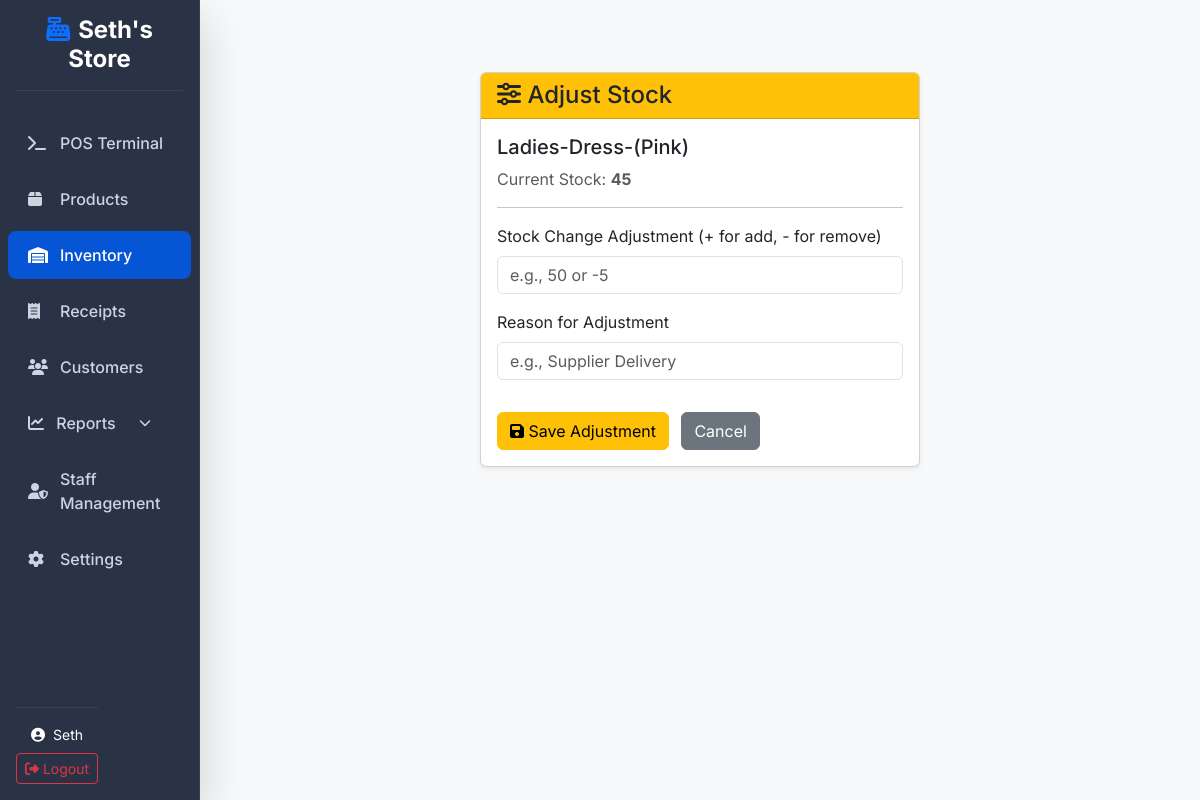
/inventory/adjust/1/ (signed in), run on the app's committed database.
### accounts/models.py (models this page shows, shortened)
class User(AbstractUser):
    ROLE_CHOICES = (
        ('admin', 'Administrator'),
        ('manager', 'Manager'),
        ('cashier', 'Cashier'),
    )
    role = models.CharField(max_length=20, choices=ROLE_CHOICES, default='cashier')

### products/models.py (models this page shows, shortened)
class Product(models.Model):
    product_name = models.CharField(max_length=200)
    category = models.ForeignKey(Category, on_delete=models.SET_NULL, null=True, blank=True)
    price = models.DecimalField(max_digits=10, decimal_places=2)
    cost_price = models.DecimalField(max_digits=10, decimal_places=2, default=0.00, help_text="Cost of goods sold for profit calculation")
    stock_quantity = models.IntegerField(default=0)
    reorder_level = models.IntegerField(default=10, help_text="Minimum stock level before reordering is required")
    barcode = models.CharField(max_length=100, unique=True, null=True, blank=True)
    supplier = models.CharField(max_length=200, null=True, blank=True)
    image = models.ImageField(upload_to='product_images/', null=True, blank=True)

### inventory/views.py (the view, shortened to what this page needs)
# urls.py: path('adjust/<int:product_id>/', views.adjust_stock, name='adjust'),
@login_required
@role_required(['admin'])
def adjust_stock(request, product_id):
    product = get_object_or_404(Product, pk=product_id)
    return render(request, 'inventory/adjust.html', {'product': product})

### templates/inventory/adjust.html (shortened to what this page needs)
{% extends 'base.html' %}
{% block content %}
<div class="row justify-content-center">
    <div class="col-md-6">
        <div class="card shadow-sm mt-4">
            <div class="card-header bg-warning">
                <h4 class="mb-0 text-dark"><i class="fas fa-sliders-h"></i> Adjust Stock</h4>
            </div>
            <div class="card-body">
                <h5 class="card-title">{{ product.product_name }}</h5>
                <p class="text-muted">Current Stock: <strong>{{ product.stock_quantity }}</strong></p>
                <hr>
                <form method="post">
                    <div class="mb-3">
                        <label class="form-label">Stock Change Adjustment (+ for add, - for remove)</label>
                        <input type="number" name="adjustment" class="form-control" required
                            placeholder="e.g., 50 or -5">
                    </div>
                    <div class="mb-3">
                        <label class="form-label">Reason for Adjustment</label>
                        <input type="text" name="reason" class="form-control" required
                            placeholder="e.g., Supplier Delivery">
                    </div>
                    <button type="submit" class="btn btn-warning mt-3"><i class="fas fa-save"></i> Save
                        Adjustment</button>
                    <a href="{% url 'inventory:list' %}" class="btn btn-secondary mt-3 ms-2">Cancel</a>
                </form>
            </div>
        </div>
    </div>
</div>
{% endblock %}

### templates/base.html (shortened to what this page needs)
<!DOCTYPE html>
{% load static %}
<html lang="en">
<head>
    <link href="https://cdn.jsdelivr.net/npm/bootstrap@5.3.0/dist/css/bootstrap.min.css" rel="stylesheet">
    <link rel="stylesheet" href="https://cdnjs.cloudflare.com/ajax/libs/font-awesome/6.4.0/css/all.min.css">
    <link rel="stylesheet" href="{% static 'css/modern-pos.css' %}">
</head>
<body>
    {% if user.is_authenticated %}
    <div class="container-fluid p-0">
        <div class="row g-0">
            <nav class="col-md-3 col-lg-2 d-md-block sidebar collapse shadow-lg glass-panel z-3">
                <div class="sidebar-sticky pt-3">
                    <div class="px-3 mb-4 text-center">
                        <h4 class="text-white fw-bold"><i class="fas fa-cash-register me-2 text-primary"></i>Seth's
                            Store
                        </h4>
                        <hr class="text-secondary opacity-25">
                    </div>
                    <ul class="nav flex-column px-2">
                        <li class="nav-item">
                            <a class="nav-link {% if request.resolver_match.url_name == 'pos' %}active{% endif %}"
                                href="{% url 'sales:pos' %}">
                                <i class="fas fa-terminal"></i> POS Terminal
                            </a>
                        </li>
                        <li class="nav-item">
                            <a class="nav-link {% if 'products' in request.path %}active{% endif %}"
                                href="{% url 'products:list' %}">
                                <i class="fas fa-box"></i> Products
                            </a>
                        </li>
                        <li class="nav-item">
                            <a class="nav-link {% if 'inventory' in request.path %}active{% endif %}"
                                href="{% url 'inventory:list' %}">
                                <i class="fas fa-warehouse"></i> Inventory
                            </a>
                        </li>
                        <li class="nav-item">
                            <a class="nav-link {% if 'receipts' in request.path %}active{% endif %}"
                                href="{% url 'sales:receipts' %}">
                                <i class="fas fa-receipt"></i> Receipts
                            </a>
                        </li>
                        <li class="nav-item">
                            <a class="nav-link {% if 'customers' in request.path %}active{% endif %}"
                                href="{% url 'customers:list' %}">
                                <i class="fas fa-users"></i> Customers
                            </a>
                        </li>
                        <li class="nav-item">
                            <a class="nav-link {% if 'reports' in request.path %}active{% endif %} d-flex align-items-center justify-content-between"
                                data-bs-toggle="collapse" href="#reportsMenu" role="button"
                                aria-expanded="{% if 'reports' in request.path %}true{% else %}false{% endif %}"
                                aria-controls="reportsMenu">
                                <span><i class="fas fa-chart-line me-1"></i> Reports</span>
                                <i class="fas fa-chevron-down" style="font-size: 0.75rem;"></i>
                            </a>
                        </li>
                        {% if user.role == 'admin' %}
                        <li class="nav-item">
                            <a class="nav-link {% if 'accounts/employees' in request.path %}active{% endif %}"
                                href="{% url 'accounts:employee_list' %}">
                                <i class="fas fa-user-shield"></i> Staff Management
                            </a>
                        </li>
                        <li class="nav-item">
                            <a class="nav-link" href="{% url 'admin:index' %}">
                                <i class="fas fa-cog"></i> Settings
                            </a>
                        </li>
                        {% endif %}
                    </ul>
                    <div class="mt-auto p-3 text-center" style="position: absolute; bottom: 0; width: inherit;">
                        <hr class="text-secondary opacity-25">
                        <div class="text-white small mb-2">
                            <i class="fas fa-user-circle me-1"></i> {{ user.username }}
                        </div>
                        <form action="{% url 'accounts:logout' %}" method="post">
                            <button type="submit" class="btn btn-outline-danger btn-sm w-100">
                                <i class="fas fa-sign-out-alt"></i> Logout
                            </button>
                        </form>
                    </div>
                </div>
            </nav>
            <main class="col-md-9 ms-sm-auto col-lg-10 px-md-5 py-5 min-vh-100 bg-light">
                {% block content %}{% endblock %}
            </main>
        </div>
    </div>
    {% else %}
    <main class="container py-5">
        {% block auth_content %}{% endblock %}
    </main>
    {% endif %}
</body>
</html>

### static/css/modern-pos.css (style rules this page uses)
:root { --primary-color: #0655d4; --secondary-color: #64748b; --success-color: #10b981; --danger-color: #ef4444; --warning-color: #f59e0b; --info-color: #06b6d4; --dark-bg: #1e293b; --light-bg: #f8fafc; --sidebar-bg: #1e293b; --card-bg: #ffffff; --text-primary: #1e293b; --text-secondary: #64748b; --border-color: #e2e8f0; --shadow-sm: 0 2px 4px rgba(0, 0, 0, 0.05), 0 1px 2px rgba(0, 0, 0, 0.1); --shadow-md: 0 10px 15px -3px rgba(0, 0, 0, 0.08), 0 4px 6px -2px rgba(0, 0, 0, 0.04); --shadow-lg: 0 20px 25px -5px rgba(0, 0, 0, 0.1), 0 10px 10px -5px rgba(0, 0, 0, 0.04); --shadow-glow: 0 0 20px rgba(6, 85, 212, 0.2); --transition: all 0.3s cubic-bezier(0.4, 0, 0.2, 1); --border-radius-lg: 20px; --border-radius-md: 12px; }
* { margin: 0; padding: 0; box-sizing: border-box; }
body { font-family: 'Inter', -apple-system, BlinkMacSystemFont, 'Segoe UI', Roboto, sans-serif; background: var(--light-bg); color: var(--text-primary); transition: var(--transition); }
.sidebar { background: var(--sidebar-bg); box-shadow: var(--shadow-lg); min-height: 100vh; transition: var(--transition); border-right: 1px solid rgba(255,255,255,0.05); }
.glass-panel { background: rgba(30, 41, 59, 0.95); backdrop-filter: blur(12px); -webkit-backdrop-filter: blur(12px); }
.sidebar .nav-link { color: #cbd5e1; padding: 12px 20px; margin: 4px 0; border-radius: 8px; transition: var(--transition); display: flex; align-items: center; text-decoration: none; font-weight: 500; }
.sidebar .nav-link.active { background: var(--primary-color); color: #ffffff; }
.sidebar .nav-link i { width: 20px; margin-right: 12px; }

### data on the page
User: username "Seth"
Product: product_name "Ladies-Dress-(Pink)", stock_quantity "45"
